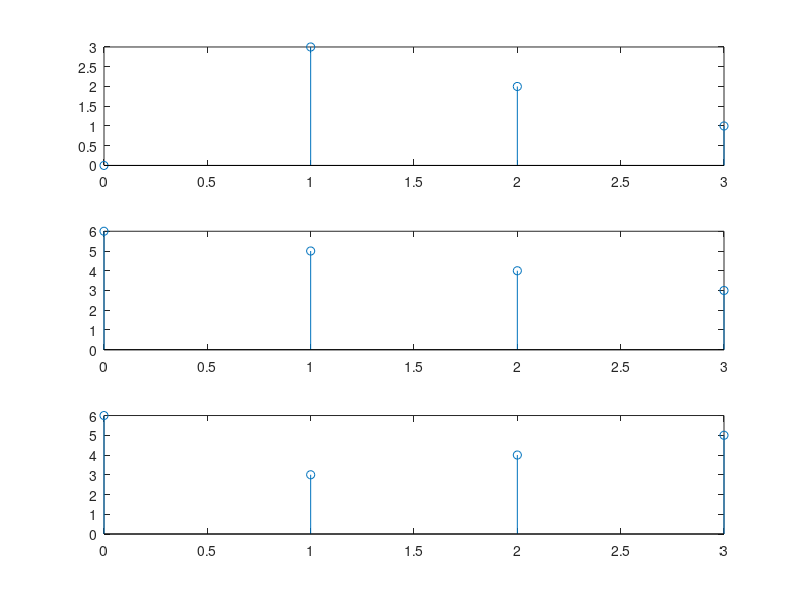

Reproduce this figure in MATLAB.

%% Ejercicio 1

% a)


n=0:3;
N = 4;
X1 = mod(-n,N);
subplot(3,1,1);
stem(n,X1);

Xn = [6,5,4,3];
subplot(3,1,2);
stem(n,Xn);

subplot(3,1,3);
stem(X1,Xn);


% b)

%{
n=0:3;
N = 4;
X1 = mod(n-2,N);
subplot(3,1,1);
stem(n,X1);

Xn = [6,5,4,3];
subplot(3,1,2);
stem(n,Xn);

subplot(3,1,3);
stem(X1,Xn);

%}


%% Ejercicio 2 

% d)


x1a = [6,5,4,3,2,1];
x2a = [1,0,0,0,1,0];
n6 = 0:5;
k6 = 0:5;
x2aN = mod(-n6,6);

X1ak = fft(x1a);
X2ak = fft(x2a);

%{
subplot(2,1,1);
stem(k6,X1ak);
ylabel('X1a[k]');
xlabel('k');
grid on;

subplot(2,1,2);
stem(k6,X2ak);
ylabel('X2a[k]');
xlabel('k');
grid on;
%}

% e)

x1b = [6,5,4,3,2,1,0,0,0,0];
x2b = [1,0,0,0,1,0,0,0,0,0];
n10 = 0:9;
k10 = 0:9;
x2N = mod(-n10,10);

X1bk = fft(x1b);
X2bk = fft(x2b);

%{
subplot(2,1,1);
stem(k10,X1bk);
ylabel('X1b[k]');
xlabel('k');
grid on;

subplot(2,1,2);
stem(k10,X2bk);
ylabel('X2b[k]');
xlabel('k');
grid on;
%}

% f)

Yak = X1ak.*X2ak;
Ybk = X1bk.*X2bk;

%{
subplot(2,1,1);
stem(k6,Yak);
ylabel('Ya[k]');
xlabel('k');
grid on;

subplot(2,1,2);
stem(k10,Ybk);
ylabel('Yb[k]');
xlabel('k');
grid on;
%}

% g)

yan = ifft(Yak);
ybn = ifft(Ybk);

%{
subplot(2,1,1);
stem(k6,yan);
ylabel('ya[n]');
xlabel('n');
grid on;

subplot(2,1,2);
stem(k10,ybn);
ylabel('yb[n]');
xlabel('n');
grid on;
%}










